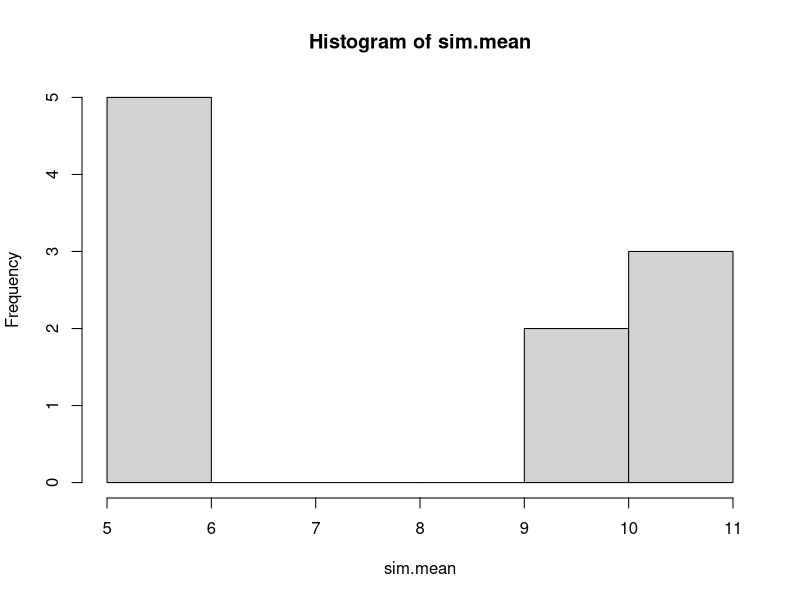
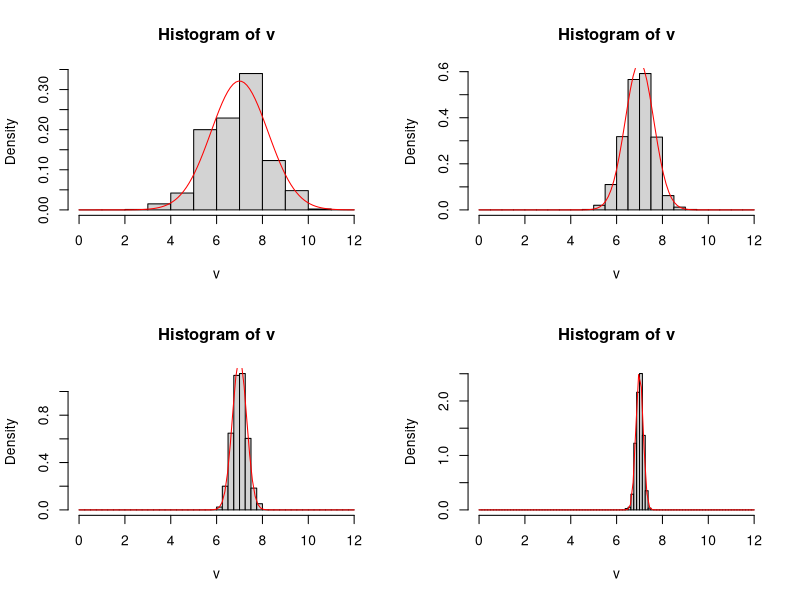

Generate these figures, in order, with R:
## ---- chunk 1
sim <- c (0, 10, 11)
## ---- chunk 2
Mittel <- function (v) {
    mean (v)
}
## ---- chunk 3
Mean <- Mittel (sim)
## ---- chunk 4
Varianz <- function (v) {
    Mittel ((v - Mittel (v)) ^  2)
}
## ---- chunk 5
Var <- Varianz (sim)
## ---- chunk 6
m_mal_sim <- function (m) {
    sample (sim, size = m, replace = TRUE)
}
## ---- chunk 7
m_mal_sim (10)
## ---- chunk 8
m_mal_sim_n_mean <- function (m, n) {
    s <- rep (0, m)
    for (i in 1:n) {
        t <- s + m_mal_sim (m)
        s <- t
    }
    s / n
}
## ---- chunk 9
sim.mean <- m_mal_sim_n_mean (10, 2)
## ---- chunk 10
hist (sim.mean)
## ---- chunk 11
par (mfrow = c (2,2)) 

a <- 0
b <- 14
x <- seq (a, b, 0.1)

for (i in c (16, 64, 256, 1024)) {
    v <- m_mal_sim_n_mean (1000, i)
    hist (v, breaks = seq (0, 12, 4 / sqrt (i)), freq = FALSE)
    curve(dnorm (x, mean = Mean, sd = sqrt (Var / i)), col = "red", add = TRUE)
}
